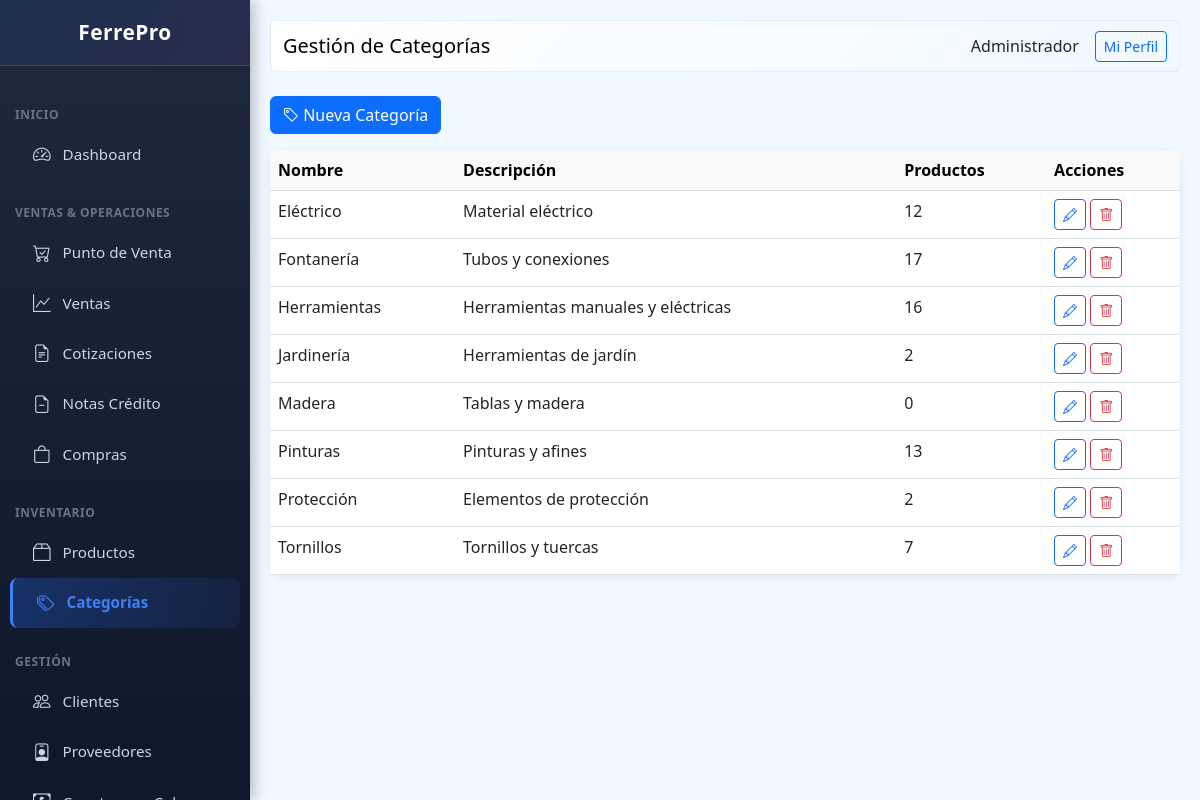
The page /public/index.php?page=categories (signed in) on the database its author committed.
### tables this page shows
CREATE TABLE users (
                id INTEGER PRIMARY KEY AUTOINCREMENT,
                name TEXT NOT NULL,
                email TEXT UNIQUE,
                password TEXT NOT NULL,
                role TEXT DEFAULT 'vendedor',
                active INTEGER DEFAULT 1,
                created_at DATETIME DEFAULT CURRENT_TIMESTAMP
            , last_login DATETIME, last_password_change DATETIME, failed_login_attempts INTEGER DEFAULT 0, locked_until DATETIME, two_fa_enabled INTEGER DEFAULT 0, two_fa_secret TEXT);

CREATE TABLE categories (
                id INTEGER PRIMARY KEY AUTOINCREMENT,
                name TEXT NOT NULL,
                description TEXT,
                parent_id INTEGER,
                active INTEGER DEFAULT 1,
                created_at DATETIME DEFAULT CURRENT_TIMESTAMP
            );

### class/Database.php (called while the page is built, shortened)
<?php
class Database extends PDO {
    private static $instance = null;
    private function __construct() {
        $dbPath = dirname(__DIR__) . '/storage/ferrepro.db';
        $this->initTables();
    }
    public static function getInstance() {
        if (self::$instance === null) {
            self::$instance = new self();
        }
        return self::$instance;
    }
    private function initTables() {
        $this->seedDefaultData();
    }
    private function seedDefaultData() {
        $stmt = $this->query("SELECT COUNT(*) as count FROM users");
     }
 }

### views/categories/index.php (the view, shortened to what this page needs)
<?php
$pageTitle = 'Gestión de Categorías';
$categories = db()->query("SELECT c.*, (SELECT COUNT(*) FROM products WHERE category_id = c.id) as product_count FROM categories c WHERE c.active = 1 ORDER BY c.name")->fetchAll(PDO::FETCH_ASSOC);
$content = '
<div class="row mb-3">
    <div class="col-md-6">
        <a href="?page=categories&action=new" class="btn btn-primary"><i class="bi bi-tag"></i> Nueva Categoría</a>
    </div>
</div>
<div class="card">
    <div class="card-body p-0">
        <table class="table table-hover mb-0">
            <thead class="table-light">
                <tr>
                    <th>Nombre</th>
                    <th>Descripción</th>
                    <th>Productos</th>
                    <th>Acciones</th>
                </tr>
            </thead>
            <tbody>';
foreach ($categories as $c) {
    $content .= '<tr>
        <td>' . htmlspecialchars($c['name']) . '</td>
        <td>' . htmlspecialchars($c['description']) . '</td>
        <td>' . $c['product_count'] . '</td>
        <td>
            <a href="?page=categories&action=edit&id=' . $c['id'] . '" class="btn btn-sm btn-outline-primary"><i class="bi bi-pencil"></i></a>
            <a href="?page=categories&action=delete&id=' . $c['id'] . '" class="btn btn-sm btn-outline-danger" onclick="return confirm(\'¿Eliminar?\')"><i class="bi bi-trash"></i></a>
        </td>
    </tr>';
}
$content .= '</tbody>
        </table>
    </div>
</div>';

### views/layouts/main.php (shortened to what this page needs)
<!DOCTYPE html>
<html lang="es">
<head>
    <link rel="stylesheet" href="https://cdn.jsdelivr.net/npm/bootstrap@5.3.0/dist/css/bootstrap.min.css">
    <link rel="stylesheet" href="https://cdn.jsdelivr.net/npm/bootstrap-icons@1.10.0/font/bootstrap-icons.css">
</head>
<body>
    <div class="sidebar">
        <div class="logo-section">
            <h5><i class="bi bi-hammer-wrench"></i> FerrePro</h5>
        </div>
        <nav class="nav flex-column">
            <div class="nav-section">Inicio</div>
            <a class="nav-link" href="?page=dashboard"><i class="bi bi-speedometer2"></i> Dashboard</a>
            <div class="nav-section">Ventas & Operaciones</div>
            <a class="nav-link" href="?page=pos"><i class="bi bi-cart-check"></i> Punto de Venta</a>
            <a class="nav-link" href="?page=sales"><i class="bi bi-graph-up"></i> Ventas</a>
            <a class="nav-link" href="?page=quotes"><i class="bi bi-file-earmark-text"></i> Cotizaciones</a>
            <a class="nav-link" href="?page=credit_notes"><i class="bi bi-file-earmark-minus"></i> Notas Crédito</a>
            <a class="nav-link" href="?page=purchases"><i class="bi bi-bag"></i> Compras</a>
            <div class="nav-section">Inventario</div>
            <a class="nav-link" href="?page=products"><i class="bi bi-box2"></i> Productos</a>
            <a class="nav-link" href="?page=categories"><i class="bi bi-tags"></i> Categorías</a>
            <div class="nav-section">Gestión</div>
            <a class="nav-link" href="?page=clients"><i class="bi bi-people"></i> Clientes</a>
            <a class="nav-link" href="?page=providers"><i class="bi bi-person-badge"></i> Proveedores</a>
            <a class="nav-link" href="?page=receivable"><i class="bi bi-cash-coin"></i> Cuentas por Cobrar</a>
        </nav>
    </div>
    <div class="main-content">
        <nav class="navbar navbar-expand-lg mb-4 rounded">
            <div class="container-fluid">
                <span class="navbar-brand mb-0 h1"><?= $pageTitle ?? 'FerrePro' ?></span>
                <div class="d-flex align-items-center gap-3">
                    <span><?= user()['name'] ?? '' ?></span>
                    <a href="?page=profile" class="btn btn-sm btn-outline-primary">Mi Perfil</a>
                </div>
            </div>
        </nav>
        <?= $content ?? '' ?>
    </div>
</body>
</html>

### views/layouts/main.php (style rules this page uses)
:root { --primary: #2563eb; --success: #10b981; --danger: #ef4444; --warning: #f59e0b; --info: #06b6d4; --secondary: #8b5cf6; --dark: #1e293b; }
body { font-family: 'Segoe UI', sans-serif; background: #f0f9ff; }
.sidebar { width: 250px; background: linear-gradient(180deg, #1e293b 0%, #0f172a 100%); height: 100vh; position: fixed; top: 0; left: 0; overflow-y: auto; box-shadow: 2px 0 15px rgba(0,0,0,0.3); z-index: 1000; }
.sidebar .logo-section { padding: 20px; text-align: center; border-bottom: 1px solid rgba(148, 163, 184, 0.2); background: linear-gradient(135deg, rgba(37, 99, 235, 0.1) 0%, rgba(139, 92, 246, 0.1) 100%); }
.sidebar .logo-section h5 { color: white; margin: 0; font-weight: 700; font-size: 1.3rem; letter-spacing: 0.5px; }
.sidebar nav { padding: 15px 0; }
.sidebar .nav-link { color: #cbd5e1; padding: 12px 20px; border-left: 3px solid transparent; display: flex; align-items: center; gap: 12px; transition: all 0.3s ease; margin: 0 10px; border-radius: 8px; font-size: 0.95rem; }
.sidebar .nav-link i { font-size: 1.1rem; transition: all 0.3s ease; }
.sidebar .nav-link.active { background: linear-gradient(90deg, rgba(37, 99, 235, 0.3) 0%, rgba(37, 99, 235, 0.1) 100%); color: #3b82f6; border-left-color: #3b82f6; font-weight: 600; padding-left: 24px; }
.sidebar .nav-link.active i { color: #3b82f6; }
.nav-section { padding: 15px 15px 5px 15px; font-size: 0.75rem; font-weight: 700; text-transform: uppercase; color: #64748b; letter-spacing: 0.5px; margin-top: 10px; }
.main-content { margin-left: 250px; padding: 20px; }
.navbar { background: linear-gradient(135deg, #ffffff 0%, #f0f9ff 100%); border-radius: 10px; border: 1px solid rgba(37, 99, 235, 0.1); }
.card { border: none; border-radius: 12px; box-shadow: 0 2px 8px rgba(0,0,0,0.08); transition: all 0.3s ease; }

### rows shown on the page
users: name "Administrador"
categories: name "Eléctrico", description "Material eléctrico", product_count "12"
categories: name "Fontanería", description "Tubos y conexiones", product_count "17"
categories: name "Herramientas", description "Herramientas manuales y eléctricas", product_count "16"
categories: name "Jardinería", description "Herramientas de jardín", product_count "2"
categories: name "Madera", description "Tablas y madera", product_count "0"
categories: name "Pinturas", description "Pinturas y afines", product_count "13"
categories: name "Protección", description "Elementos de protección", product_count "2"
categories: name "Tornillos", description "Tornillos y tuercas", product_count "7"

### other values the page prints
$pageTitle "Gestión de Categorías"
